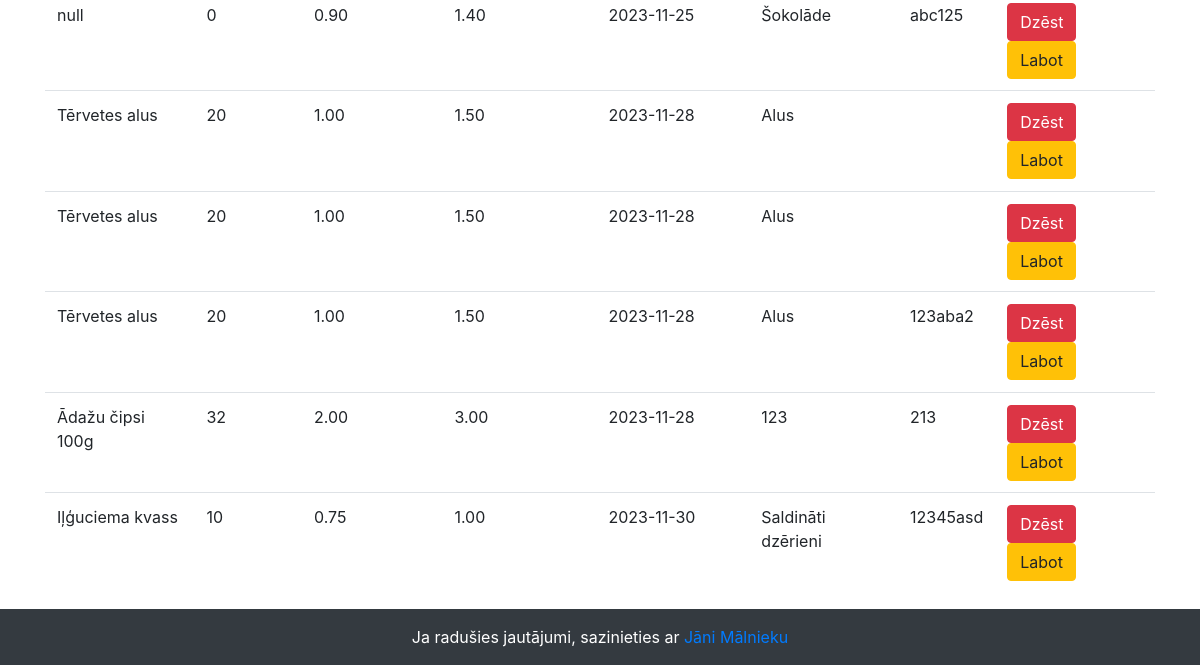
Before: /update_products.php (signed in, lower part) with the older database file.
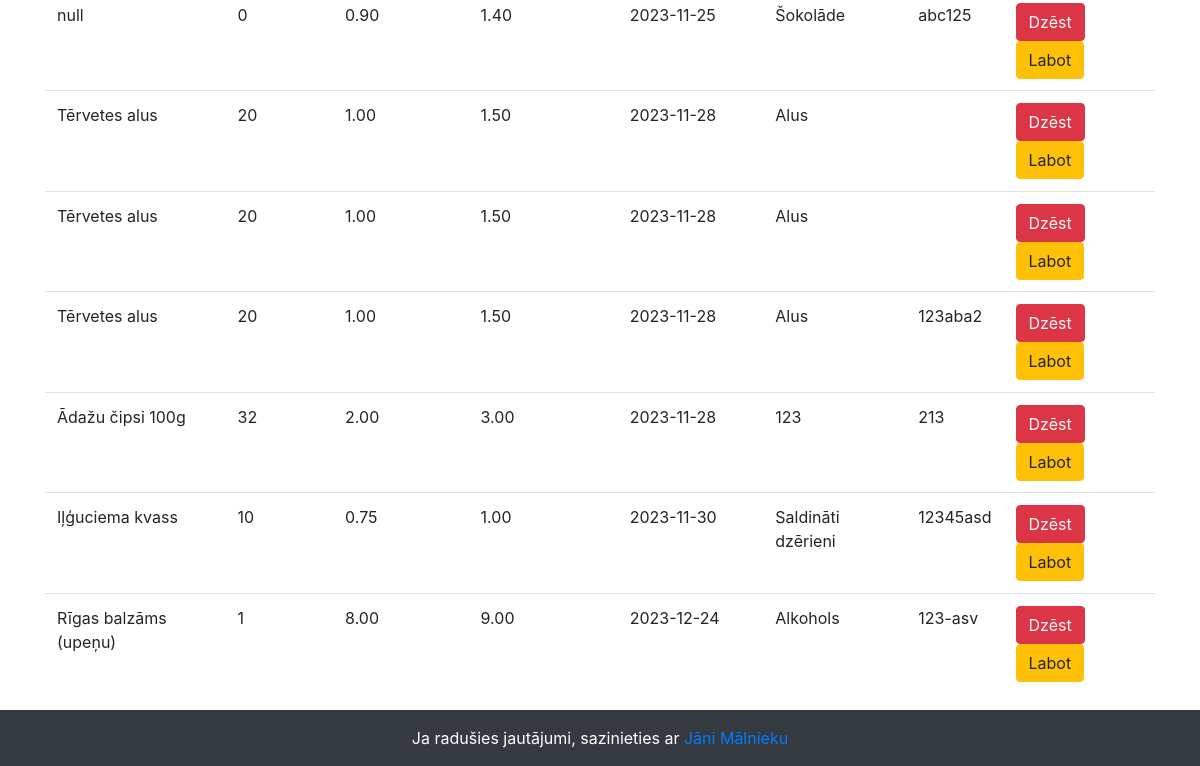
After: the same page with the newer database file.
### tables this page shows
CREATE TABLE `produkts` (
  `produkta_id` int(11) NOT NULL,
  `nosaukums` varchar(100) DEFAULT NULL,
  `daudzums` int(11) DEFAULT NULL,
  `iepirkuma_cena` decimal(10,2) DEFAULT NULL,
  `pardosanas_cena` decimal(15,2) DEFAULT NULL,
  `piegades_datums` date DEFAULT NULL,
  `kategorija` varchar(50) DEFAULT NULL,
  `ceka_nr` varchar(50) DEFAULT NULL
);

### update_products.php (the view, shortened to what this page needs)
<!DOCTYPE html>
<html lang="lv">
<head>
    <link rel="stylesheet" href="https://stackpath.bootstrapcdn.com/bootstrap/4.3.1/css/bootstrap.min.css"
>
</head>
<body class="min-vh-100 d-flex flex-column">
    <div class="container mt-3">
        <table class="table">
            <tbody>
                <?php
                $db = DB::getInstance();
                $conn = $db->getConnection();
                $result = $conn->query("SELECT * FROM produkts");
                while ($row = $result->fetch_assoc()) {
                    echo "<tr>";
                    echo "<tr id='row_" . $row['produkta_id'] . "'>";
                    echo "<td>" . $row['nosaukums'] . "</td>";
                    echo "<td>" . $row['daudzums'] . "</td>";
                    echo "<td>" . $row['iepirkuma_cena'] . "</td>";
                    echo "<td>" . $row['pardosanas_cena'] . "</td>";
                    echo "<td>" . $row['piegades_datums'] . "</td>";
                    echo "<td>" . $row['kategorija'] . "</td>";
                    echo "<td>" . $row['ceka_nr'] . "</td>";
                    echo "<td>
                    <button class='btn btn-danger' onclick='deleteProduct(" . $row['produkta_id'] . ")'>Dzēst</button>
                    <button class='btn btn-warning' onclick='toggleEditMode(" . $row['produkta_id'] . ")'>Labot</button>
                  </td>";
                 echo "</tr>";
                }
                ?>
            </tbody>
        </table>
    </div>
</body>
<?php include 'footer.php'; ?>
</html>

Changed rows visible on the page:
added produkts: nosaukums "Rīgas balzāms (upeņu)", daudzums "1", iepirkuma_cena "8.00", pardosanas_cena "9.00", piegades_datums "2023-12-24", kategorija "Alkohols", ceka_nr "123-asv"
